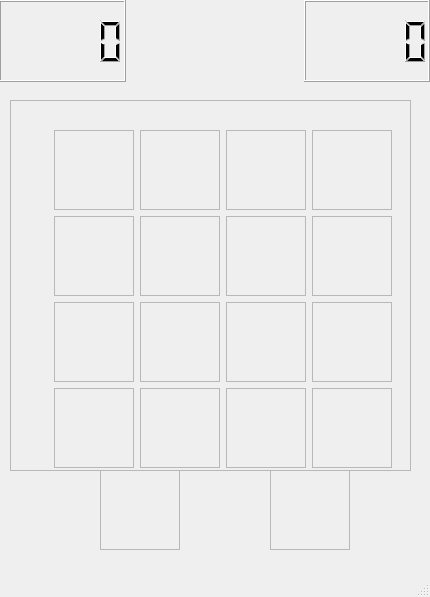
<?xml version="1.0" encoding="UTF-8"?>
<ui version="4.0">
 <class>vscom</class>
 <widget class="QMainWindow" name="vscom">
  <property name="geometry">
   <rect>
    <x>0</x>
    <y>0</y>
    <width>430</width>
    <height>597</height>
   </rect>
  </property>
  <property name="windowTitle">
   <string>雙人遊戲</string>
  </property>
  <widget class="QWidget" name="centralwidget">
   <widget class="QWidget" name="horizontalLayoutWidget">
    <property name="geometry">
     <rect>
      <x>-1</x>
      <y>0</y>
      <width>431</width>
      <height>82</height>
     </rect>
    </property>
    <layout class="QHBoxLayout" name="horizontalLayout">
     <item>
      <widget class="QLCDNumber" name="lcdNumber"/>
     </item>
     <item>
      <widget class="QLabel" name="label">
       <property name="maximumSize">
        <size>
         <width>80</width>
         <height>80</height>
        </size>
       </property>
       <property name="text">
        <string/>
       </property>
       <property name="pixmap">
        <pixmap resource="2048.qrc">:/image/image/play2.png</pixmap>
       </property>
       <property name="scaledContents">
        <bool>true</bool>
       </property>
       <property name="alignment">
        <set>Qt::AlignCenter</set>
       </property>
      </widget>
     </item>
     <item>
      <widget class="QLabel" name="label_2">
       <property name="maximumSize">
        <size>
         <width>80</width>
         <height>80</height>
        </size>
       </property>
       <property name="text">
        <string/>
       </property>
       <property name="pixmap">
        <pixmap resource="2048.qrc">:/image/image/play1.png</pixmap>
       </property>
       <property name="scaledContents">
        <bool>true</bool>
       </property>
       <property name="alignment">
        <set>Qt::AlignCenter</set>
       </property>
      </widget>
     </item>
     <item>
      <widget class="QLCDNumber" name="lcdNumber_2"/>
     </item>
    </layout>
   </widget>
   <widget class="QWidget" name="gridLayoutWidget">
    <property name="geometry">
     <rect>
      <x>10</x>
      <y>100</y>
      <width>401</width>
      <height>371</height>
     </rect>
    </property>
    <layout class="QGridLayout" name="gridLayout">
     <item row="0" column="0">
      <widget class="QFrame" name="one">
       <property name="enabled">
        <bool>true</bool>
       </property>
       <property name="frameShape">
        <enum>QFrame::StyledPanel</enum>
       </property>
       <property name="frameShadow">
        <enum>QFrame::Raised</enum>
       </property>
       <widget class="FillNumber" name="f11">
        <property name="geometry">
         <rect>
          <x>44</x>
          <y>30</y>
          <width>80</width>
          <height>80</height>
         </rect>
        </property>
        <property name="frameShape">
         <enum>QFrame::StyledPanel</enum>
        </property>
        <property name="frameShadow">
         <enum>QFrame::Raised</enum>
        </property>
       </widget>
       <widget class="FillNumber" name="f12">
        <property name="geometry">
         <rect>
          <x>130</x>
          <y>30</y>
          <width>80</width>
          <height>80</height>
         </rect>
        </property>
        <property name="frameShape">
         <enum>QFrame::StyledPanel</enum>
        </property>
        <property name="frameShadow">
         <enum>QFrame::Raised</enum>
        </property>
       </widget>
       <widget class="FillNumber" name="f13">
        <property name="geometry">
         <rect>
          <x>216</x>
          <y>30</y>
          <width>80</width>
          <height>80</height>
         </rect>
        </property>
        <property name="frameShape">
         <enum>QFrame::StyledPanel</enum>
        </property>
        <property name="frameShadow">
         <enum>QFrame::Raised</enum>
        </property>
       </widget>
       <widget class="FillNumber" name="f14">
        <property name="geometry">
         <rect>
          <x>302</x>
          <y>30</y>
          <width>80</width>
          <height>80</height>
         </rect>
        </property>
        <property name="frameShape">
         <enum>QFrame::StyledPanel</enum>
        </property>
        <property name="frameShadow">
         <enum>QFrame::Raised</enum>
        </property>
       </widget>
       <widget class="FillNumber" name="f21">
        <property name="geometry">
         <rect>
          <x>44</x>
          <y>116</y>
          <width>80</width>
          <height>80</height>
         </rect>
        </property>
        <property name="frameShape">
         <enum>QFrame::StyledPanel</enum>
        </property>
        <property name="frameShadow">
         <enum>QFrame::Raised</enum>
        </property>
       </widget>
       <widget class="FillNumber" name="f22">
        <property name="geometry">
         <rect>
          <x>130</x>
          <y>116</y>
          <width>80</width>
          <height>80</height>
         </rect>
        </property>
        <property name="frameShape">
         <enum>QFrame::StyledPanel</enum>
        </property>
        <property name="frameShadow">
         <enum>QFrame::Raised</enum>
        </property>
       </widget>
       <widget class="FillNumber" name="f23">
        <property name="geometry">
         <rect>
          <x>216</x>
          <y>116</y>
          <width>80</width>
          <height>80</height>
         </rect>
        </property>
        <property name="frameShape">
         <enum>QFrame::StyledPanel</enum>
        </property>
        <property name="frameShadow">
         <enum>QFrame::Raised</enum>
        </property>
       </widget>
       <widget class="FillNumber" name="f24">
        <property name="geometry">
         <rect>
          <x>302</x>
          <y>116</y>
          <width>80</width>
          <height>80</height>
         </rect>
        </property>
        <property name="frameShape">
         <enum>QFrame::StyledPanel</enum>
        </property>
        <property name="frameShadow">
         <enum>QFrame::Raised</enum>
        </property>
       </widget>
       <widget class="FillNumber" name="f31">
        <property name="geometry">
         <rect>
          <x>44</x>
          <y>202</y>
          <width>80</width>
          <height>80</height>
         </rect>
        </property>
        <property name="frameShape">
         <enum>QFrame::StyledPanel</enum>
        </property>
        <property name="frameShadow">
         <enum>QFrame::Raised</enum>
        </property>
       </widget>
       <widget class="FillNumber" name="f33">
        <property name="geometry">
         <rect>
          <x>216</x>
          <y>202</y>
          <width>80</width>
          <height>80</height>
         </rect>
        </property>
        <property name="frameShape">
         <enum>QFrame::StyledPanel</enum>
        </property>
        <property name="frameShadow">
         <enum>QFrame::Raised</enum>
        </property>
       </widget>
       <widget class="FillNumber" name="f34">
        <property name="geometry">
         <rect>
          <x>302</x>
          <y>202</y>
          <width>80</width>
          <height>80</height>
         </rect>
        </property>
        <property name="frameShape">
         <enum>QFrame::StyledPanel</enum>
        </property>
        <property name="frameShadow">
         <enum>QFrame::Raised</enum>
        </property>
       </widget>
       <widget class="FillNumber" name="f41">
        <property name="geometry">
         <rect>
          <x>44</x>
          <y>288</y>
          <width>80</width>
          <height>80</height>
         </rect>
        </property>
        <property name="frameShape">
         <enum>QFrame::StyledPanel</enum>
        </property>
        <property name="frameShadow">
         <enum>QFrame::Raised</enum>
        </property>
       </widget>
       <widget class="FillNumber" name="f42">
        <property name="geometry">
         <rect>
          <x>130</x>
          <y>288</y>
          <width>80</width>
          <height>80</height>
         </rect>
        </property>
        <property name="frameShape">
         <enum>QFrame::StyledPanel</enum>
        </property>
        <property name="frameShadow">
         <enum>QFrame::Raised</enum>
        </property>
       </widget>
       <widget class="FillNumber" name="f43">
        <property name="geometry">
         <rect>
          <x>216</x>
          <y>288</y>
          <width>80</width>
          <height>80</height>
         </rect>
        </property>
        <property name="frameShape">
         <enum>QFrame::StyledPanel</enum>
        </property>
        <property name="frameShadow">
         <enum>QFrame::Raised</enum>
        </property>
       </widget>
       <widget class="FillNumber" name="f44">
        <property name="geometry">
         <rect>
          <x>302</x>
          <y>288</y>
          <width>80</width>
          <height>80</height>
         </rect>
        </property>
        <property name="frameShape">
         <enum>QFrame::StyledPanel</enum>
        </property>
        <property name="frameShadow">
         <enum>QFrame::Raised</enum>
        </property>
       </widget>
       <widget class="FillNumber" name="f32">
        <property name="geometry">
         <rect>
          <x>130</x>
          <y>202</y>
          <width>80</width>
          <height>80</height>
         </rect>
        </property>
        <property name="frameShape">
         <enum>QFrame::StyledPanel</enum>
        </property>
        <property name="frameShadow">
         <enum>QFrame::Raised</enum>
        </property>
       </widget>
      </widget>
     </item>
    </layout>
   </widget>
   <widget class="FillNumber" name="player">
    <property name="geometry">
     <rect>
      <x>100</x>
      <y>470</y>
      <width>80</width>
      <height>80</height>
     </rect>
    </property>
    <property name="frameShape">
     <enum>QFrame::StyledPanel</enum>
    </property>
    <property name="frameShadow">
     <enum>QFrame::Raised</enum>
    </property>
   </widget>
   <widget class="FillNumber" name="com">
    <property name="geometry">
     <rect>
      <x>270</x>
      <y>470</y>
      <width>80</width>
      <height>80</height>
     </rect>
    </property>
    <property name="frameShape">
     <enum>QFrame::StyledPanel</enum>
    </property>
    <property name="frameShadow">
     <enum>QFrame::Raised</enum>
    </property>
   </widget>
  </widget>
  <widget class="QMenuBar" name="menubar">
   <property name="geometry">
    <rect>
     <x>0</x>
     <y>0</y>
     <width>430</width>
     <height>21</height>
    </rect>
   </property>
  </widget>
  <widget class="QStatusBar" name="statusbar"/>
 </widget>
 <customwidgets>
  <customwidget>
   <class>FillNumber</class>
   <extends>QFrame</extends>
   <header>fillnumber.h</header>
   <container>1</container>
  </customwidget>
 </customwidgets>
 <resources>
  <include location="2048.qrc"/>
 </resources>
 <connections/>
</ui>
